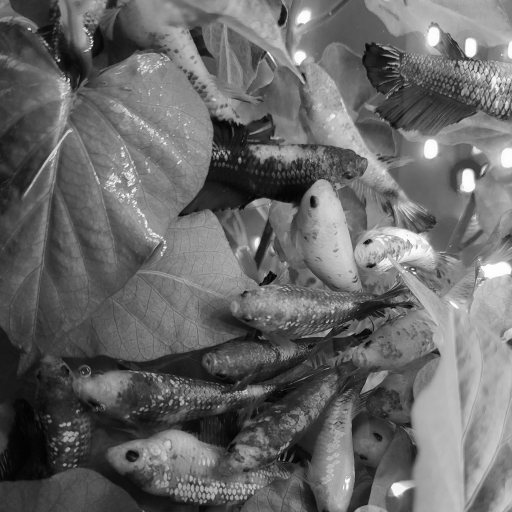
#> input picture lab2/data/IMG_3376_trimmed.png, 1024 x 1024 px (shown at 1/2 size)
$ python main.py
#> lines starting #> are read from the running program, lines starting #| are printed output that depends on the picture; long printed decimals are rounded
### lab2/helper.py
import numpy as np

# random matrix 1024 by 1024, composed of 0 and 1
def makeRandomOneZeroMatrix1024by1024():
    ran2d = np.zeros(2**20)
    ran2d[:2**19] = 1
    np.random.shuffle(ran2d)

    ran2dMat = ran2d.reshape(1024,1024)
    opposite_ran2dMat = np.logical_not(ran2dMat)*1

    return [ran2dMat, opposite_ran2dMat]

### lab2/main.py
import cv2
import numpy as np
from PIL import Image  # pillow
from matplotlib import pyplot as plt
import sys

from helper import makeRandomOneZeroMatrix1024by1024

im1 = cv2.imread('./data/IMG_3376_trimmed.png',0)
#> im1 is the input picture: shape (1024, 1024); min 0, max 255, mean 104.1

# random matrix 1024 by 1024, composed of 0 and 1
matrix, opp_matrix = makeRandomOneZeroMatrix1024by1024()
set1 = im1*matrix
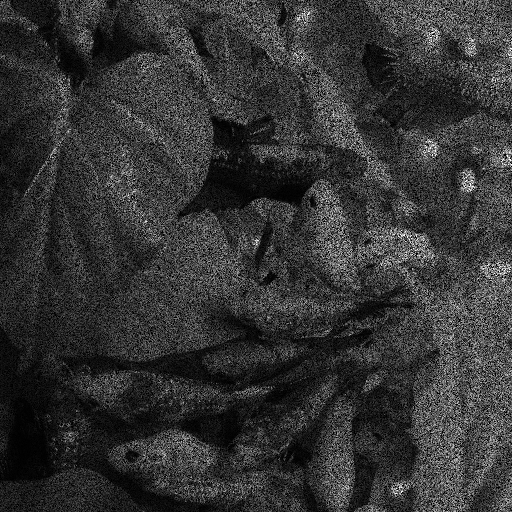
#> set1: shape (1024, 1024) float64 (shown at 1/2 size); min 0, max 255, mean 52.1
set2 = im1*opp_matrix
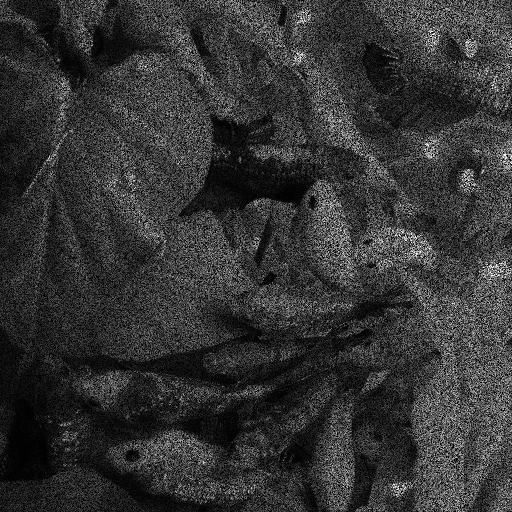
#> set2: shape (1024, 1024) int64 (shown at 1/2 size); min 0, max 255, mean 52.1

# image save
plt.imsave('./result/set1.png',set1,cmap='gray')
plt.imsave('./result/set2.png',set2,cmap='gray')

set1_plus_5 = np.clip((set1+5)*matrix,0,255)
set2_subtract_5 = np.clip((set2-5)*opp_matrix,0,255)

s1=(np.abs(set1.sum()-set2.sum()))/2**19
#> s1 = 0.038
s2=(set1_plus_5.sum()-set2_subtract_5.sum())/2**19
#> s2 = 10.03

# image save
plt.imsave('./result/set1_plus_5.png',set1_plus_5,cmap='gray')
plt.imsave('./result/set2_subtract_5.png',set2_subtract_5,cmap='gray')

# combine image
comb_img = set1_plus_5+set2_subtract_5
plt.imsave('./result/comb_img.png',comb_img,cmap='gray')

# random matrix 1024 by 1024, composed of 0 and 1
matrix2, opp_matrix2 = makeRandomOneZeroMatrix1024by1024()
set3 = comb_img*matrix2
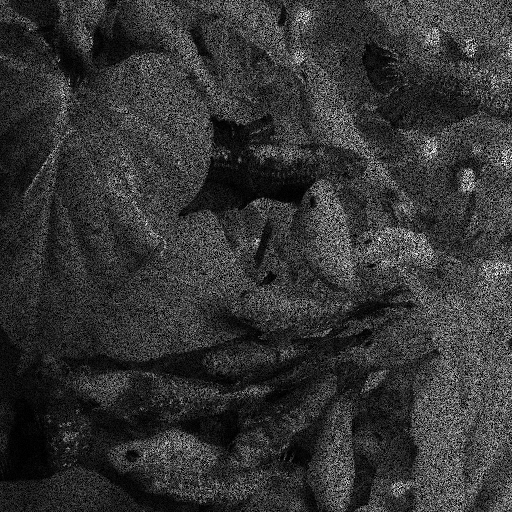
#> set3: shape (1024, 1024) float64 (shown at 1/2 size); min 0, max 255, mean 52
set4 = comb_img*opp_matrix2
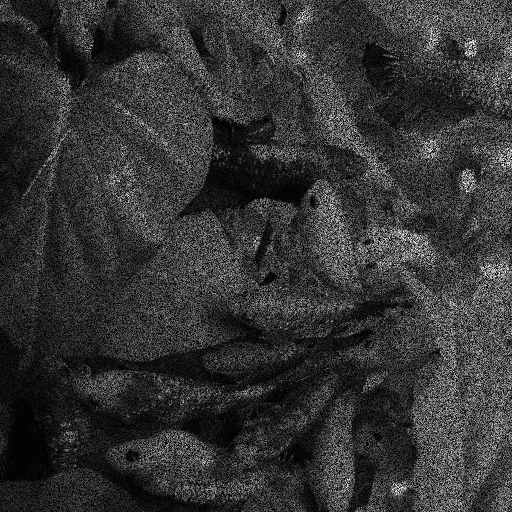
#> set4: shape (1024, 1024) float64 (shown at 1/2 size); min 0, max 255, mean 52.1

s3=(np.abs(set3.sum()-set4.sum()))/2**19
#> s3 = 0.0718


print("random vector")
print(matrix)
print("not gated random vector")
print(opp_matrix)
print('----------')
print('set1')
print(set1)
#> (printed output is left out)
print('set2')
print(set2)
#> (printed output is left out)
print('-----------')
print('max, min check')
print(set1_plus_5.max(), set1_plus_5.min())
#| 255.0 0.0
print(set2_subtract_5.max(), set2_subtract_5.min())
#| 250 0

print('-----')
print('s1:',s1)
#| s1: 0.03798
print('s2:',s2)
#| s2: 10.026
print('s3:',s3)
#| s3: 0.07182

$ run again, with lab2/data/IMG_3084_trimmed.png copied over lab2/data/IMG_3376_trimmed.png
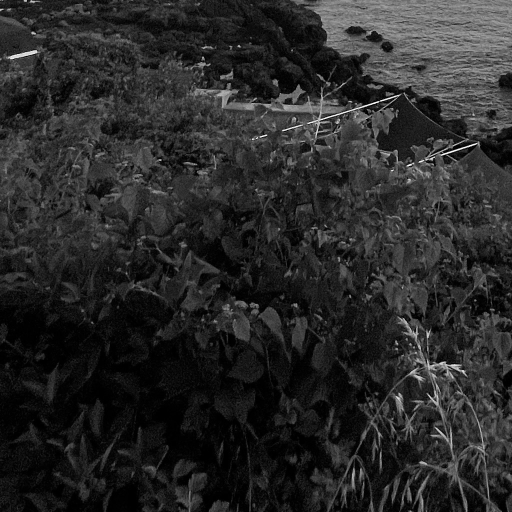
#> input picture lab2/data/IMG_3084_trimmed.png, 1024 x 1024 px (shown at 1/2 size)
#> im1 is the input picture: shape (1024, 1024); min 0, max 255, mean 40.6
#> `set2 = im1*opp_matrix`:
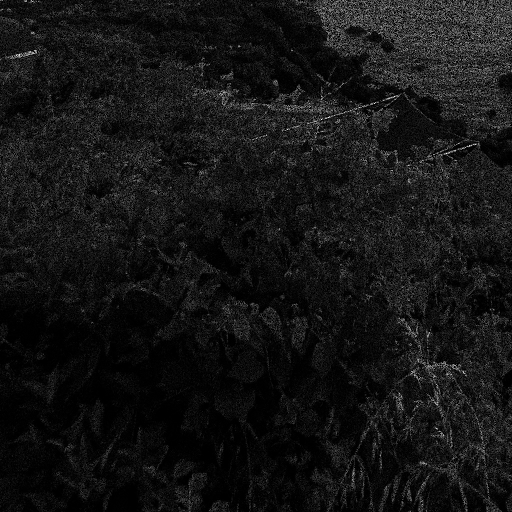
#> set2: shape (1024, 1024) int64 (shown at 1/2 size); min 0, max 255, mean 20.3
#> s1 = 0.0722
#> s2 = 9.68
#> `set4 = comb_img*opp_matrix2`:
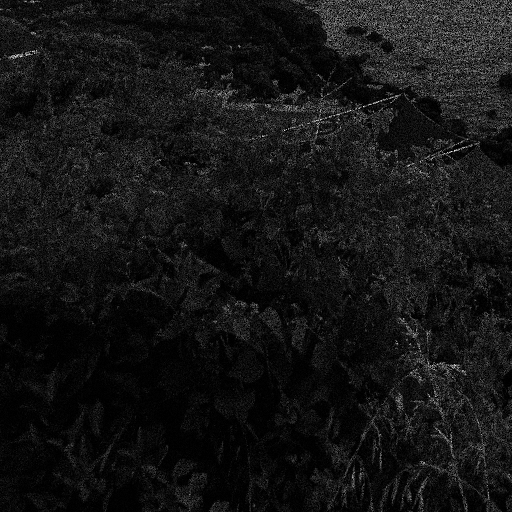
#> set4: shape (1024, 1024) float64 (shown at 1/2 size); min 0, max 255, mean 20.4
#> s3 = 0.0296
#> (printed output is left out)
#> (printed output is left out)
#| 255.0 0.0
#| 250 0
#| s1: 0.07222
#| s2: 9.683
#| s3: 0.02961
